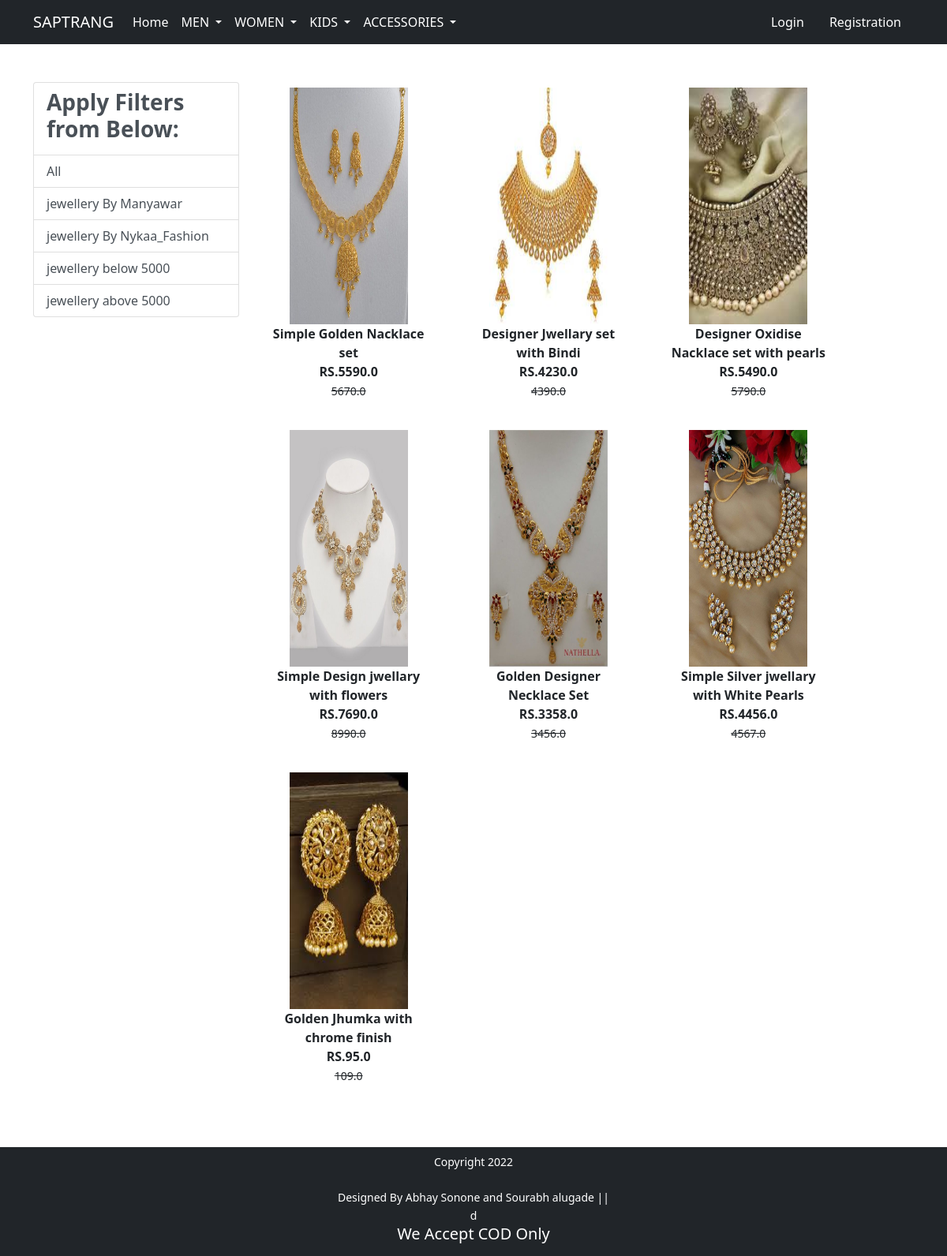
The page /jewellery/ on the database its author committed.
### app/models.py (models this page shows, shortened)
class Product(models.Model):
    title =models.CharField(max_length=100)
    selling_price =models.FloatField()
    discounted_price = models.FloatField()
    description = models.TextField()
    brand = models.CharField(max_length=100)
    category= models.CharField(choices=CATEGORY_CHOICES,max_length=5)
    product_image = models.ImageField(upload_to ="productimg")

### app/views.py (the view)
# urls.py: path('jewellery/', views.jewellery, name='jewellery'),
def jewellery(request, data=None):
    totalitem=0
    if data == None:
        jewellery = Product.objects.filter(category='jw')
    elif data=='Manyawar' or data=='Nykaa_Fashion':
        jewellery = Product.objects.filter(category='jw').filter(brand=data)
    elif data=='below':
        jewellery=Product.objects.filter(category='jw').filter(discounted_price__lt=5000)
    elif data=='above':
        jewellery=Product.objects.filter(category='jw').filter(discounted_price__gt=5000)
    if request.user.is_authenticated:
         totalitem= len(Cart.objects.filter(user=request.user))
    return render(request, 'app/jewellery.html',{'jewellery':jewellery,'totalitem':totalitem})

### app/templates/app/Jewellery.html (shortened to what this page needs)
{% extends 'app/base.html' %}
{% load static %}
{% block main-content %}
<body>
<div class="container my-5  ">
 <div class="row">
  <div class="col-sm-3">
    <div class="list-group">
        <a href="#" class="list-group-item
         list-group-item-action" aria-current="true" ><h3 class="fw-bold">Apply Filters from Below:</h3></a>
        <a href="{% url 'jewellery' %}" class="list-group-item
         list-group-item-action" aria-current="true">All</a>
         <a href="{% url 'jewellerydata' 'Manyawar' %}" class="list-group-item
         list-group-item-action" aria-current="true">jewellery By Manyawar</a>
         <a href="{% url 'jewellerydata' 'Nykaa_Fashion' %}" class="list-group-item
         list-group-item-action" aria-current="true">jewellery By Nykaa_Fashion</a>
         <a href="{% url 'jewellerydata' 'below' %}" class="list-group-item
         list-group-item-action" aria-current="true">jewellery below 5000</a>
         <a href="{% url 'jewellerydata' 'above' %}" class="list-group-item
         list-group-item-action" aria-current="true">jewellery above 5000</a>
    </div>
  </div>
  <div class="col-sm-8">
      <div class="row">
          {% for product in jewellery %}
           <div class="col-sm-4 text-center mb-4">
               <a href="{% url 'product-detail' product.id %}" class="btn">
                   <div class="item">
                       <img src="{{product.product_image.url}}" alt="" height="300" width="150" class="">
                       <div class="fw-bold">{{product.description}}</div>
                       <div class="fw-bold">RS.{{product.discounted_price}}</div>
                       <small class="fw-light text-decoration-line-through">{{product.selling_price}}</small>
                   </div>
                </a>
            </div>
            {% endfor %}
        </div>
  </div>
 </div>
</div>
</body>
{% endblock main-content %}

### rows shown on the page
Product: product_image (picture), description "Simple Golden Nacklace set", discounted_price "5590.0", selling_price "5670.0"
Product: product_image (picture), description "Designer Jwellary set with Bindi", discounted_price "4230.0", selling_price "4390.0"
Product: product_image (picture), description "Designer Oxidise Nacklace set with pearls", discounted_price "5490.0", selling_price "5790.0"
Product: product_image (picture), description "Simple Design jwellary with flowers", discounted_price "7690.0", selling_price "8990.0"
Product: product_image (picture), description "Golden Designer Necklace Set", discounted_price "3358.0", selling_price "3456.0"
Product: product_image (picture), description "Simple Silver jwellary with White Pearls", discounted_price "4456.0", selling_price "4567.0"
Product: product_image (picture), description "Golden Jhumka with chrome finish", discounted_price "95.0", selling_price "109.0"
